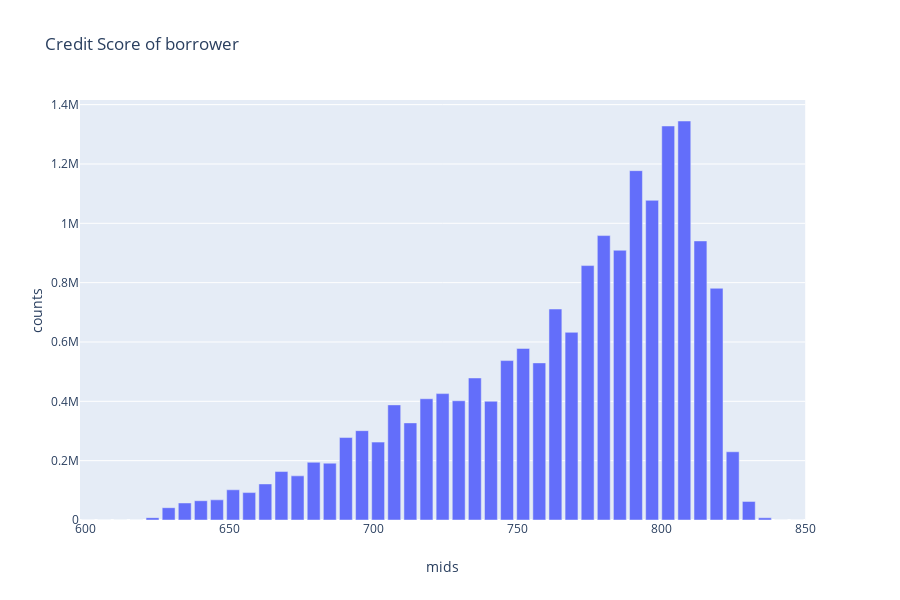

Source (notebook cell):
### Code cell
CS = h2o.as_list(
    acquisition["Borrower_Credit_Score"]
    .hist(breaks =80, plot = False)
)
CS = CS.query("mids > 600")
px.bar(CS, x="mids", y = "counts", title="Credit Score of borrower")

### Figure 1 — Plotly figure (JSON) as saved in the notebook; plotly's stock layout.template omitted (floating-point values rounded to 4 significant figures)
{"data": [{"alignmentgroup": "True", "hoverlabel": {"namelength": 0}, "hovertemplate": "mids=%{x}<br>counts=%{y}", "legendgroup": "", "marker": {"color": "#636efa"}, "name": "", "offsetgroup": "", "orientation": "v", "showlegend": false, "textposition": "auto", "type": "bar", "x": [600.8, 606.4, 612, 617.6, 623.2, 628.8, 634.4, 640, 645.6, 651.2, 656.8, 662.4, 668, 673.6, 679.2, 684.8, 690.4, 696, 701.6, 707.2, 712.8, 718.4, 724, 729.6, 735.2, 740.8, 746.4, 752, 757.6, 763.2, 768.8, 774.4, 780, 785.6, 791.2, 796.8, 802.4, 808, 813.6, 819.2, 824.8, 830.4, 836, 841.6, 847.2], "xaxis": "x", "y": [185, 288, 348, 295, 8003, 41500, 57362, 64944, 67889, 101816, 92433, 121572, 163296, 148765, 194595, 191528, 277862, 301131, 262543, 388023, 327313, 408675, 425954, 401852, 478684, 400355, 537318, 578334, 529594, 711085, 632536, 857494, 958625, 909243, 1177430, 1077432, 1328024, 1344844, 940612, 781055, 229925, 62685, 7514, 215, 95], "yaxis": "y"}], "layout": {"barmode": "relative", "height": 600, "legend": {"tracegroupgap": 0}, "title": {"text": "Credit Score of borrower"}, "xaxis": {"anchor": "y", "domain": [0, 0.98], "title": {"text": "mids"}}, "yaxis": {"anchor": "x", "domain": [0, 1], "title": {"text": "counts"}}}}
